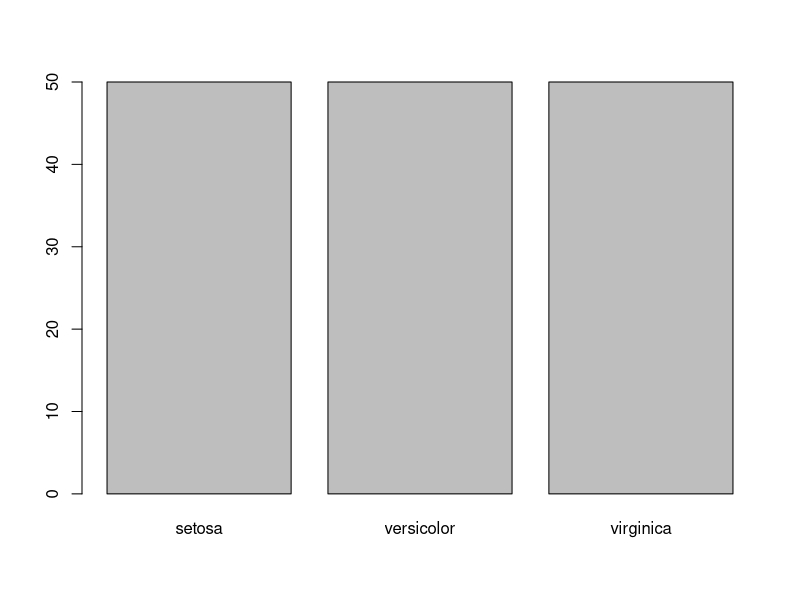
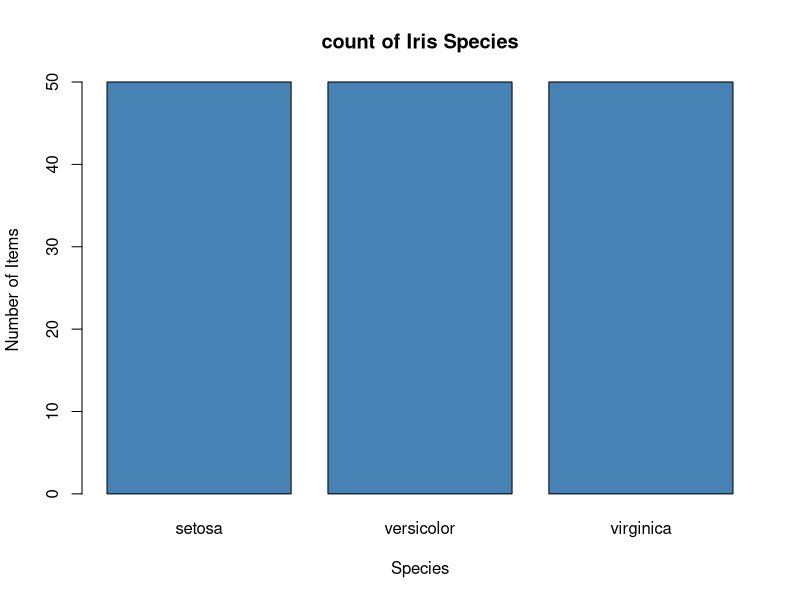
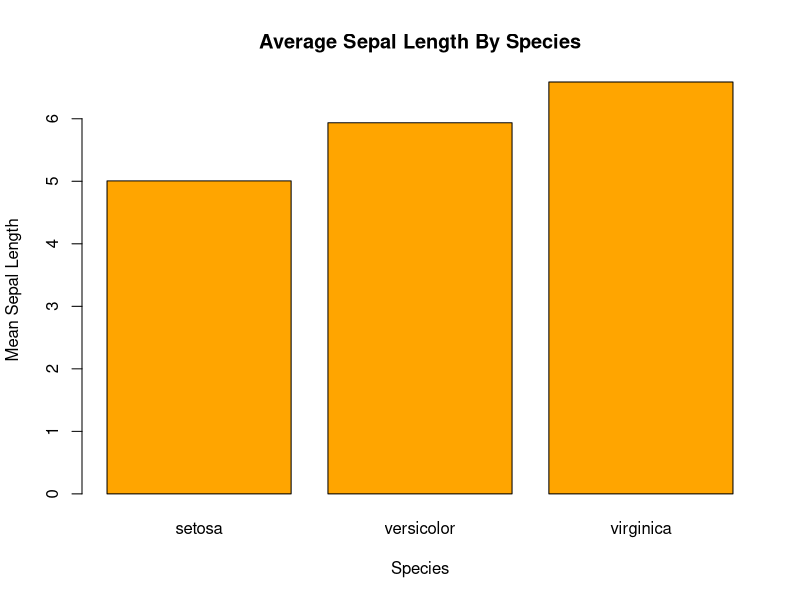
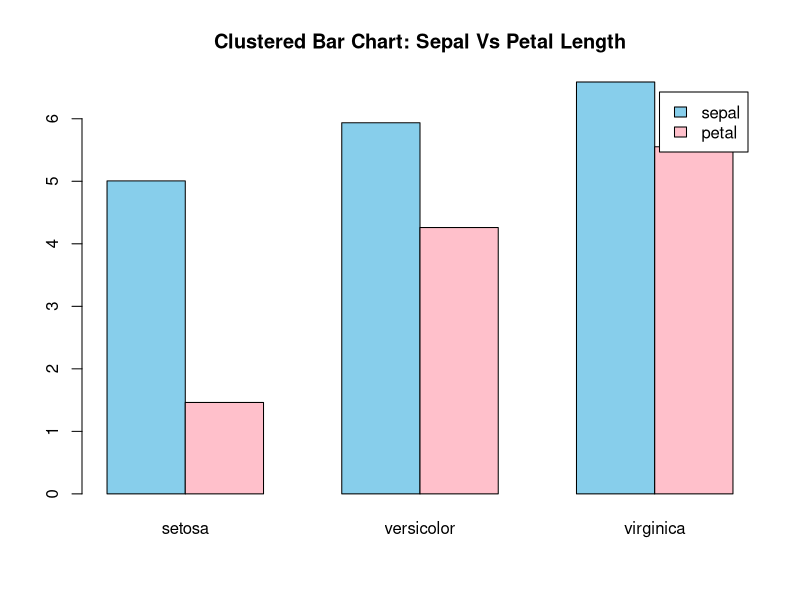
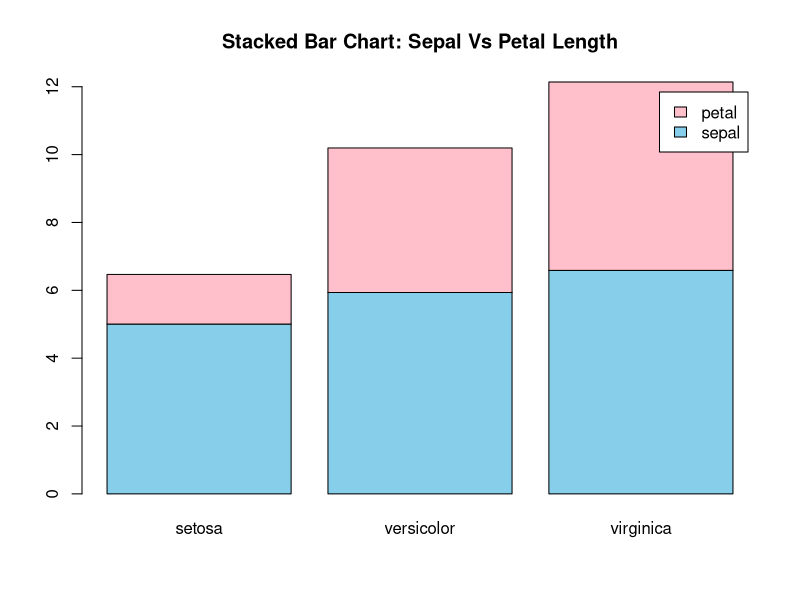

These figures' R source, in order:
# Load Dataset
data("iris")

# Inspect the Data
?iris
head(iris, 3)
str(iris)
class(iris)

# very Basic Bar Chart
# Count Of Each Species
# To see the Data in the column "Species"
iris$Species
View(iris)

# plot iris
# plotting a bar chart
barplot(
  table(iris$Species)
)

# labeled bar chart
barplot(
  table(iris$Species),
  main = "count of Iris Species",
  xlab = "Species",
  ylab = "Number of Items",
  col = "steelblue"
)

# Add title, axis label and color
# Bar chart from Aggregate Data
# Using Mean Sepal length per species
mean_sepal <- tapply(iris$Sepal.Length, iris$Species, mean)
mean_sepal

barplot(
  mean_sepal,
  col = "orange",
  main = "Average Sepal Length By Species",
  xlab = "Species",
  ylab = "Mean Sepal Length"
)

# grouped bar chart
# compare sepal and petal Length (Mean)
group_means <- rbind(
  sepal = tapply(iris$Sepal.Length, iris$Species, mean),
  petal = tapply(iris$Petal.Length, iris$Species, mean)
)
group_means

# Grouped (Clustered) Bar Chart
barplot(
  group_means,
  beside = TRUE,
  col = c("skyblue", "pink"),
  legend.text = TRUE,
  main = "Clustered Bar Chart: Sepal Vs Petal Length"
)

# Grouped (Stacked) Bar Chart
barplot(
  group_means,
  beside = FALSE,
  col = c("skyblue", "pink"),
  legend.text = TRUE,
  main = "Stacked Bar Chart: Sepal Vs Petal Length"
)

